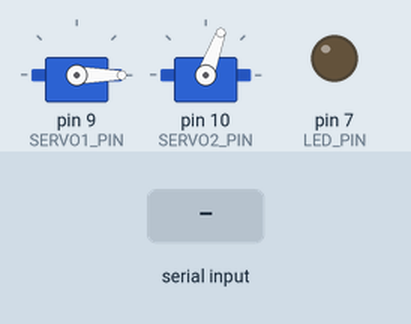
Recording of a sketch running on a simulated Arduino Uno, built with avr-gcc and run on an emulated ATmega328P. Shown: 2 × servo, output pins drawn as LEDs (lit = HIGH). The test bench sets the inputs (shaded band).

Above: at 1.2 s.
1.3 s: "OPEN_SLIDER\n" received over Serial
At 1.8 s:
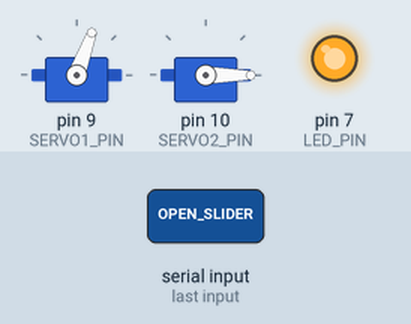
2.8 s: "CLOSE_SLIDER\n" received over Serial
At 4.2 s:
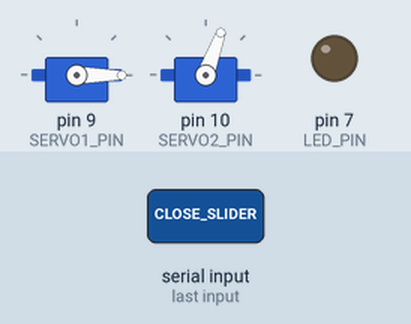
Timing chart, 0 to 5.8 s (numbered marks = the images above; inputs shaded):
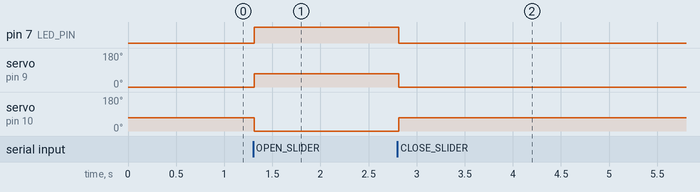

The sketch:

arduino2.ino
```cpp
#include <Servo.h>

Servo servo1;
Servo servo2;

#define SERVO1_PIN 9
#define SERVO2_PIN 10
#define LED_PIN 7

void setup() {
  Serial.begin(9600); // UART from Arduino Uno #1

  servo1.attach(SERVO1_PIN);
  servo2.attach(SERVO2_PIN);

  pinMode(LED_PIN, OUTPUT);

  // Set initial positions: CLOSED (servo1 = 0, servo2 = 70)
  servo1.write(0);
  servo2.write(70);
  digitalWrite(LED_PIN, LOW);
}

void loop() {
  if (Serial.available()) {
    String command = Serial.readStringUntil('\n');
    command.trim(); // Remove any trailing newline or whitespace

    if (command == "OPEN_SLIDER") {
      openSlider();
    }
    else if (command == "CLOSE_SLIDER") {
      closeSlider();
    }
  }
}

void openSlider() {
  // Move to OPEN position: servo1 = 70, servo2 = 0
  digitalWrite(LED_PIN, HIGH);
  servo1.write(70);
  servo2.write(0);

}

void closeSlider() {
  // Move to CLOSED position: servo1 = 0, servo2 = 70
  digitalWrite(LED_PIN, LOW);
  servo1.write(0);
  servo2.write(70);

}
```

Measured:
- after the input at 1.3 s, pin 7 (LED_PIN): LOW → HIGH at once; servo on pin 9 (SERVO1_PIN): 0° → 70° at once; servo on pin 10 (SERVO2_PIN): 70° → 0° at once
- after the input at 2.8 s, pin 7 (LED_PIN): HIGH → LOW at once; servo on pin 9 (SERVO1_PIN): 70° → 0° at once; servo on pin 10 (SERVO2_PIN): 0° → 70° at once
